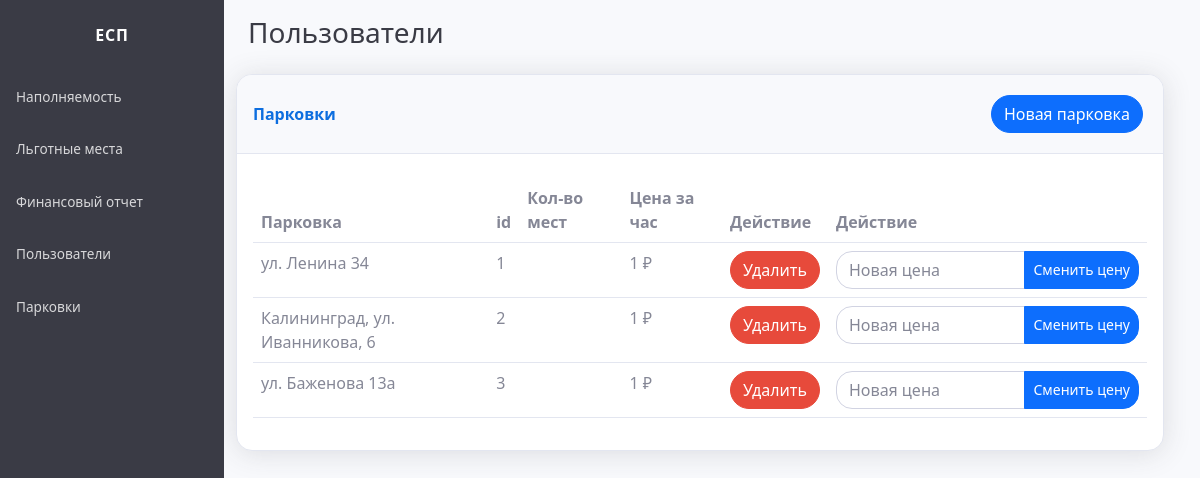
The app's page /dash_parks, older data.
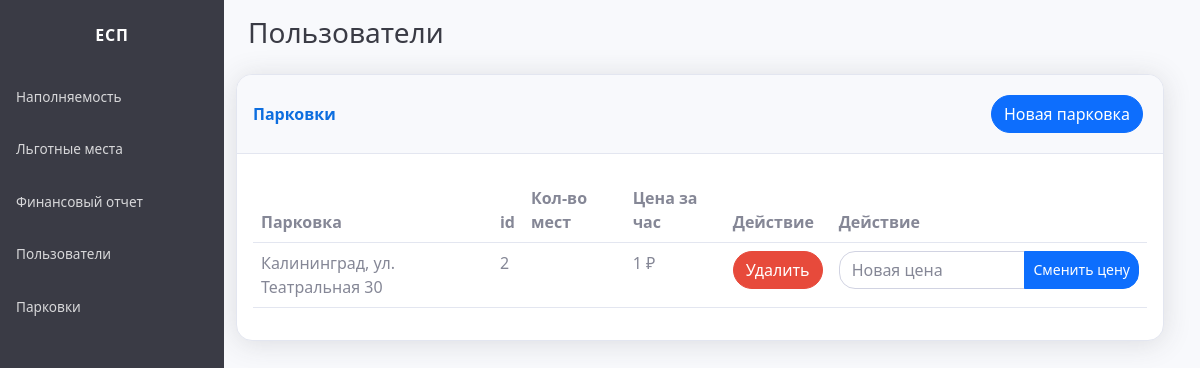
The same page, newer data.
### parkingapp/models.py (models this page shows, shortened)
class Parking(models.Model):
    lattitude = models.FloatField(default=0)
    longitude = models.FloatField(default=0)
    address = models.CharField(max_length=120, default='')
    registry_nubmer = models.PositiveIntegerField(default=0)
    max_parking_spaces = models.PositiveIntegerField(default=0)
    occupied_places = models.PositiveIntegerField(default=0)
    price_per_minute = models.PositiveIntegerField(default=0)
    change = models.DateTimeField(default=datetime(1, 1, 1, 0, 0, 0, tzinfo=None))

### parkingapp/views.py (the view, shortened to what this page needs)
# urls.py: path('dash_parks', views.dash_parks, name='dash_parks'),
def dash_parks(request):
    parkings = Parking.objects.all()
    return render(request, 'dash_parks.html', {'parkings':parkings})

### parkingapp/templates/dash_parks.html (shortened to what this page needs)
{% extends 'dash_base.html' %}
{% block content %}
<div class="d-flex flex-column" id="content-wrapper">
    <div id="content">
        <div class="container-fluid mt-3">
            <div class="d-sm-flex justify-content-between align-items-center mb-4">
                <h3 class="text-dark mb-0">Пользователи</h3>
            </div>
            <div class="row">
                <div class="row">
                    <div class="card shadow p-0">
                        <div class="d-sm-flex card-header py-3 justify-content-between align-items-center">
                            <p class="text-primary m-0 fw-bold">Парковки</p>
                            <div>
                                <a class="btn btn-primary rounded-pill mx-1 my-1" href="addparking" type="button">Новая парковка</a>
                            </div>
                        </div>
                        <div class="card-body">
                            <div class="row">
                            <div class="table-responsive table mt-2" id="dataTable" role="grid" aria-describedby="dataTable_info">
                                <table class="table my-0" id="dataTable">
                                    <thead>
                                        <tr>
                                            <th>Парковка</th>
                                            <th>id</th>
                                            <th>Кол-во мест</th>
                                            <th>Цена за час</th>
                                            <th>Действие</th>
                                            <th>Действие</th>
                                        </tr>
                                    </thead>
                                    <tbody>
                                        {% for el in parkings %}
                                        <tr>
                                            <td>{{el.address}}</td>
                                            <td>{{el.pk}}</td>
                                            <td>{{el.places}}</td>
                                            <td>{{el.price_per_minute}} ₽</td>
                                            <form method="post">
                                            <td><button class="btn btn-danger rounded-pill" value="{{el.pk}}" type="submit" name="delete">Удалить</button></td>
                                            </form>
                                            <form method="post">
                                            <td>
                                                <div class="input-group">
                                                    <input type="number" name="new_price" class="form-control radl" placeholder="Новая цена">
                                                    <button type="submit" name="change_price" value="{{el.pk}}" class="btn btn-sm btn-primary btn-primary radr">Сменить цену</button>
                                                </div>
                                            </td>
                                            </form>
                                        </tr>
                                        {% endfor %}
                                </table>
                            </div>
                        </div>
                    </div>
                </div>
            </div>
            </div>
        </div>
    </div>
</div>
{% endblock %}

Row changes from the older to the newer data that the page shows:
removed Parking: address "ул. Ленина 34", pk "1", price_per_minute "1"
removed Parking: address "ул. Баженова 13а", pk "3", price_per_minute "1"
changed Parking id 2: address "Калининград, ул. Иванникова, 6" → "Калининград, ул. Театральная 30"
